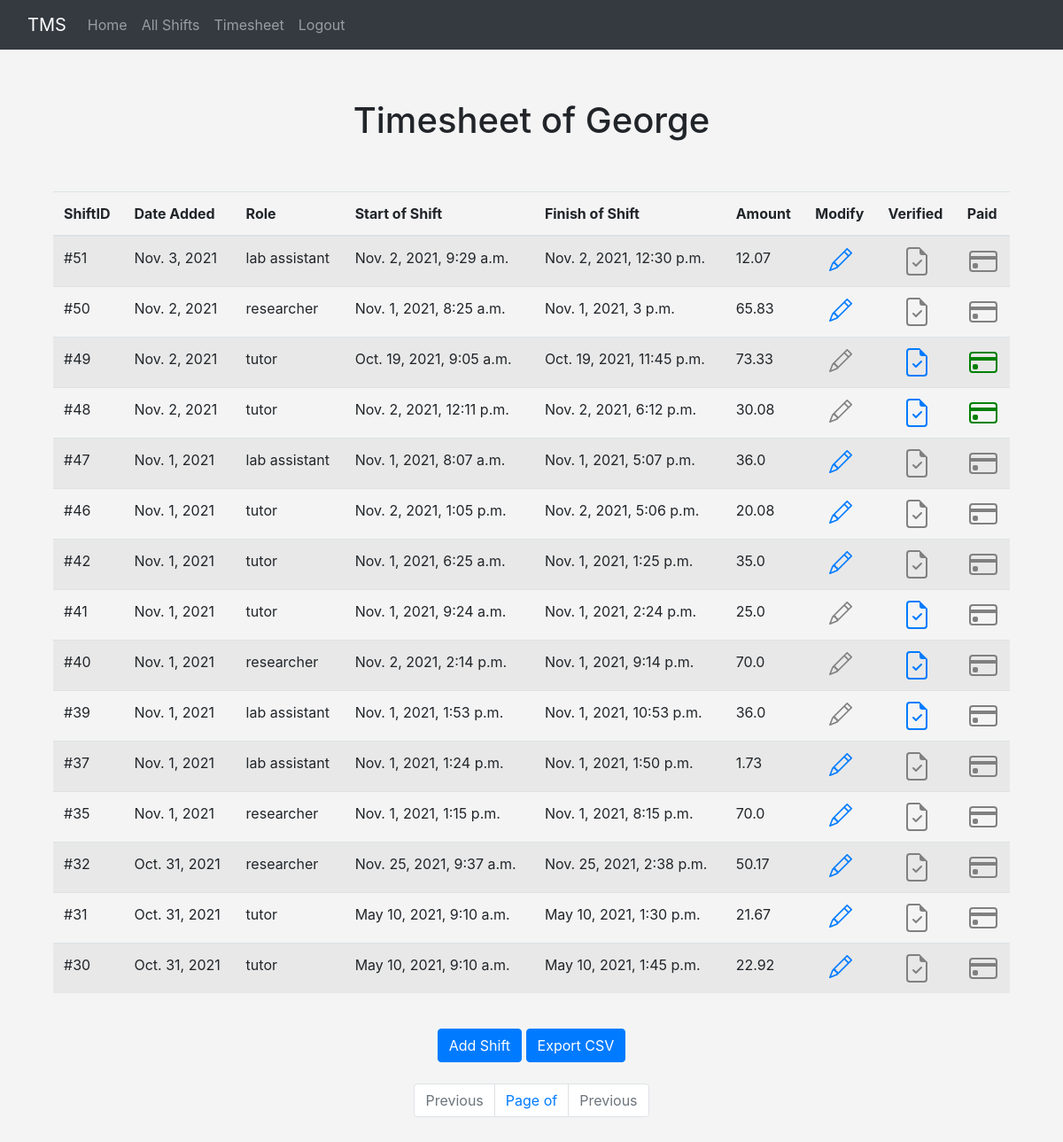
Page /all_shifts (signed in) on the earlier database version.
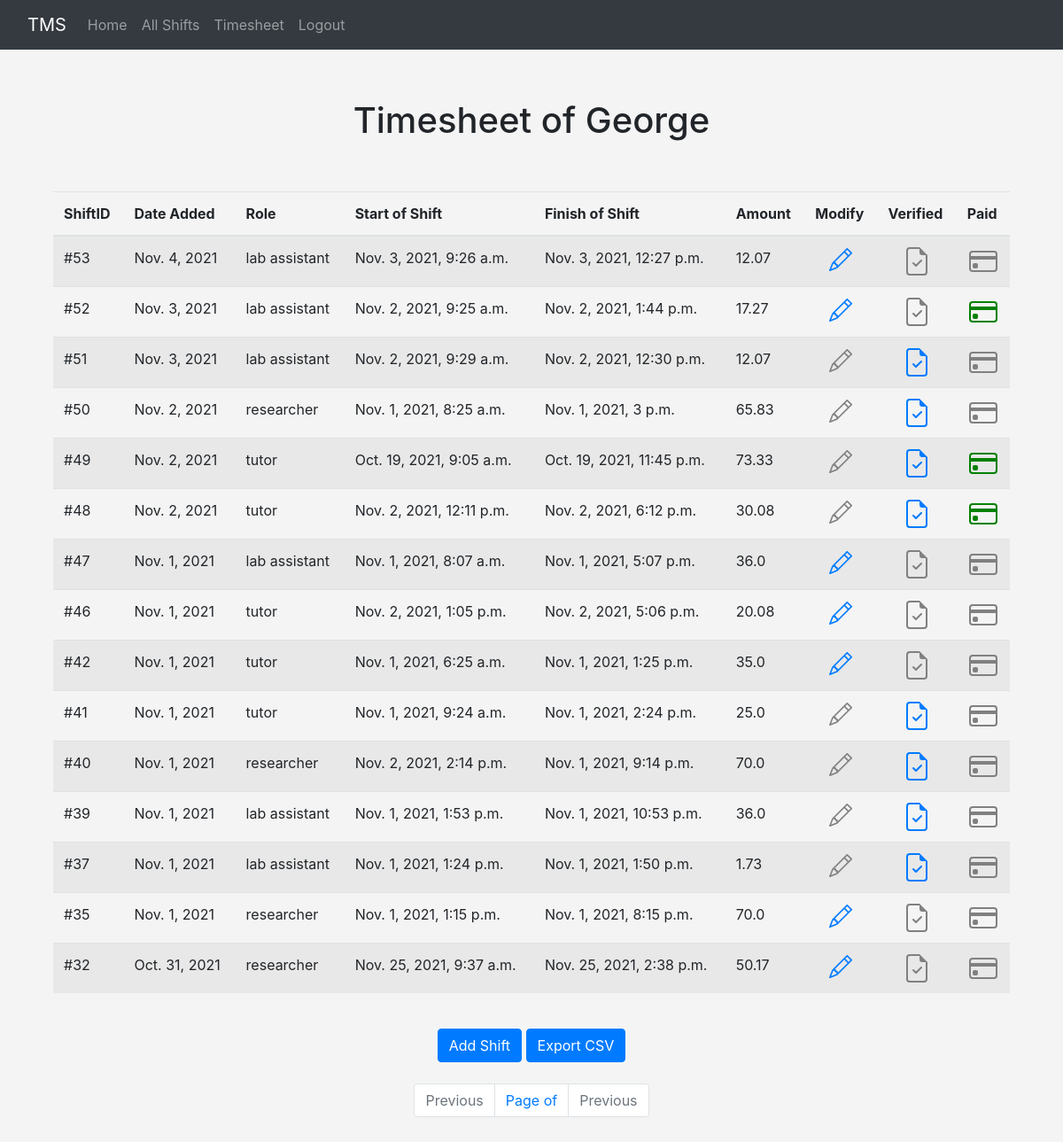
Same page on the later database version.
### timesheet/models.py (models this page shows, shortened)
class Shift(models.Model):
    studentID = models.ForeignKey(User, blank=True, null=True, on_delete=models.CASCADE)
    date = models.DateTimeField('Date added', auto_now_add=True)
    role = models.ForeignKey(Roles, blank=True, null=True, on_delete=models.SET_NULL)
    startHour = models.DateTimeField('Time started working')
    endHour = models.DateTimeField('Time finished working')
    verified = models.BooleanField(default=False)
    paid = models.BooleanField(default=False)
    def payment(self):
        time = self.endHour - self.startHour                                 #calculate time working
        payment = round(self.role.hourlyPay * time.seconds / 60 / 60,2)      #hourlyPay * hours worked, rounded for 2 demicals
        return payment

class Roles(models.Model):
    name = models.CharField('Type of role', max_length=120)
    hourlyPay = models.IntegerField('Payment per hour for a role')
    def __str__(self):
        return self.name

### timesheet/views.py (the view)
# urls.py: path('all_shifts', views.all_shifts, name="all-shifts"),
def all_shifts(request):
    shifts = Shift.objects.all().order_by('-date')
    userTitle = str(request.user.userprofile.title)
    p = Paginator(shifts, 15)  # filter User's shifts only
    page = request.GET.get('page')
    shiftsPerPage = p.get_page(page)
    return render(request, 'timesheet/all_shifts.html',
              {'shifts': shifts,
               'shiftPerPage': shiftsPerPage})

### members/models.py (called while the page is built)
    def __str__(self):
        return self.name

### timesheet/templates/timesheet/all_shifts.html (shortened to what this page needs)
{% extends 'timesheet/base.html' %}
    {% block content %}
    <center>
    <br>
    <div class="container">
        <h1>Timesheet of {{ user }}</h1>
            <br> <br>
        <table class="table table-striped">
          <thead>
            <tr>
                <th scope="col">ShiftID</th>
                <th scope="col">Date Added</th>
                <th scope="col">Role</th>
                <th scope="col">Start of Shift</th>
                <th scope="col">Finish of Shift</th>
                <th scope="col">Amount</th>
                <th scope="col">Modify</th>
                <th scope="col">Verified</th>
                <th scope="col">Paid</th>
            </tr>
          </thead>
            {% for shift in shiftPerPage %}
                        <tr>
                            <td>
                            #{{ shift.id }}
                            </td>
                            <td>
                            {{ shift.date.date }}
                            </td>
                            <td>
                            {{ shift.role }}
                            </td>
                            <td>
                            {{ shift.startHour }}
                            </td>
                            <td>
                            {{ shift.endHour }}
                            </td>
                            <td>
                            {{ shift.payment }}
                            </td>
                            <td align="center">
                                <a href="{% url 'update-shift' shift.id %}">
                                </a>
                            </td>
                            <td align="center">
                                <a href="{% url 'verify-shift' shift.id %}">
                                </a>
                            </td>
                            <td align="center">
                                <a href="{% url 'pay-shift' shift.id %}">
                                </a>
                            </td>
                        </tr>
            {% endfor %}
        </table>
    </div>
     <br/>
            <a class="btn btn-primary" href="{% url 'add-shift' %}" role="button">Add Shift</a> <a class="btn btn-primary" href="{% url 'shift-csv' %}" role="button">Export CSV</a>
        <br/> <br/>
   <nav aria-label="Page navigation example">
      <ul class="pagination justify-content-center">
        {% if shiftsPerPage.has_previous %}
            <li class="page-item"><a class="page-link" href="?page={{ shiftsPerPage.previous_page_number }}">Previous</a></li>
        {% else %}
            <li class="page-item disabled">
              <a class="page-link">Previous</a>
            </li>
        {% endif %}
          <li class="page-item"><a class="page-link" href="#">Page {{ shiftsPerPage.number }} of {{ shiftsPerPage.paginator.num_pages }}</a> </li>
        {% if shiftsPerPage.has_next %}
            <li class="page-item"><a class="page-link" href="?page={{ shiftsPerPage.next_page_number }}">Next</a></li>
        {% else %}
            <li class="page-item disabled">
              <a class="page-link">Previous</a>
            </li>
        {% endif %}
      </ul>
    </nav>
    <br/> <br/>
    </center>
    {% endblock %}

Differences in the rows shown:
no longer on this page (row unchanged): Shift: id "31", date "Oct. 31, 2021", role "tutor", startHour "May 10, 2021, 9:10 a.m.", endHour "May 10, 2021, 1:30 p.m.", payment "21.67", verified False (drawn), paid False (drawn)
no longer on this page (row unchanged): Shift: id "30", date "Oct. 31, 2021", role "tutor", startHour "May 10, 2021, 9:10 a.m.", endHour "May 10, 2021, 1:45 p.m.", payment "22.92", verified False (drawn), paid False (drawn)
added Shift: id "53", date "Nov. 4, 2021", role "lab assistant", startHour "Nov. 3, 2021, 9:26 a.m.", endHour "Nov. 3, 2021, 12:27 p.m.", payment "12.07", verified False (drawn), paid False (drawn)
added Shift: id "52", date "Nov. 3, 2021", role "lab assistant", startHour "Nov. 2, 2021, 9:25 a.m.", endHour "Nov. 2, 2021, 1:44 p.m.", payment "17.27", verified False (drawn), paid True (drawn)
changed Shift "Nov. 2, 2021, 9:29 a.m.": verified False → True (drawn)
changed Shift "Nov. 1, 2021, 8:25 a.m.": verified False → True (drawn)
changed Shift "Nov. 1, 2021, 1:24 p.m.": verified False → True (drawn)
